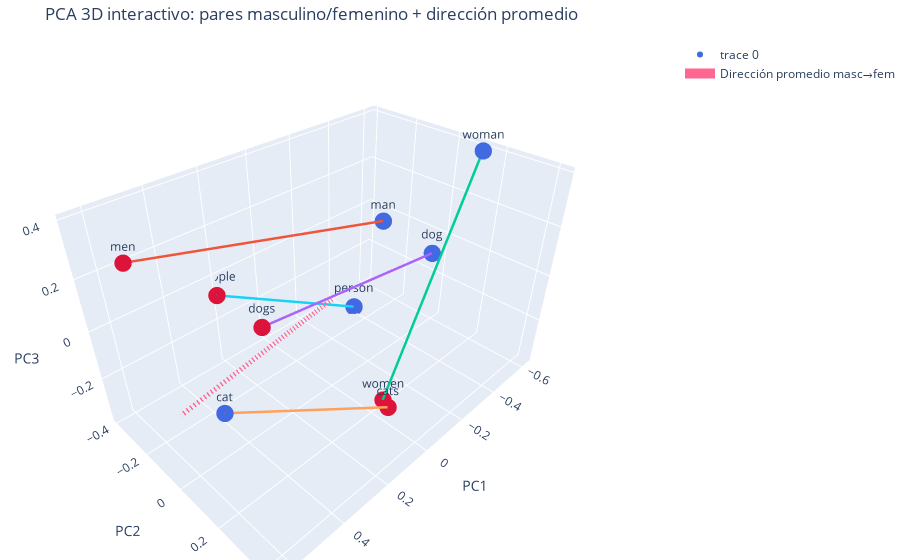

Notebook code for this chart:
### Code cell
# Colores por rol (masc/fem)
role = {}
for m, f in pairs_ok:
    role[m] = "male"
    role[f] = "female"

colors = ["royalblue" if role.get(w)=="male" else "crimson" for w in words]

fig = go.Figure()

# Puntos 3D
fig.add_trace(go.Scatter3d(
    x=Z[:,0], y=Z[:,1], z=Z[:,2],
    mode="markers+text",
    text=words,
    textposition="top center",
    marker=dict(size=6, color=colors),
    hovertext=[f"{w} ({role.get(w,'')})" for w in words],
    hoverinfo="text"
))

# Flechas por pareja (líneas mascul→femen)
word_to_xyz = {w: Z[i] for i, w in enumerate(words)}
for m, f in pairs_ok:
    p0 = word_to_xyz[m]
    p1 = word_to_xyz[f]
    fig.add_trace(go.Scatter3d(
        x=[p0[0], p1[0]],
        y=[p0[1], p1[1]],
        z=[p0[2], p1[2]],
        mode="lines",
        line=dict(width=5),
        hoverinfo="skip",
        showlegend=False
    ))

# Flecha global masculino→femenino desde el centro del cloud
center = Z.mean(axis=0)
scale = float(np.linalg.norm(Z.std(axis=0)) * 1.2)  # ajusta tamaño visual
end = center + unit(gender_dir_3d) * scale

fig.add_trace(go.Scatter3d(
    x=[center[0], end[0]],
    y=[center[1], end[1]],
    z=[center[2], end[2]],
    mode="lines",
    line=dict(width=10, dash="dash"),
    name="Dirección promedio masc→fem",
    hoverinfo="skip"
))

fig.update_layout(
    title="PCA 3D interactivo: pares masculino/femenino + dirección promedio",
    scene=dict(
        xaxis_title="PC1",
        yaxis_title="PC2",
        zaxis_title="PC3",
    ),
    margin=dict(l=0, r=0, t=40, b=0)
)

fig.show()

### Figure 1 — Plotly figure (JSON) as saved in the notebook; plotly's stock layout.template omitted (floating-point values rounded to 4 significant figures)
{"data": [{"hoverinfo": "text", "hovertext": ["man (male)", "men (female)", "woman (male)", "women (female)", "dog (male)", "dogs (female)", "cat (male)", "cats (female)", "person (male)", "people (female)"], "marker": {"color": ["royalblue", "crimson", "royalblue", "crimson", "royalblue", "crimson", "royalblue", "crimson", "royalblue", "crimson"], "size": 6}, "mode": "markers+text", "text": ["man", "men", "woman", "women", "dog", "dogs", "cat", "cats", "person", "people"], "textposition": "top center", "type": "scatter3d", "x": [-0.4559, 0.5991, -0.619, -0.01829, -0.3638, 0.2922, 0.5701, 0.1938, -0.4024, 0.2042], "y": [-0.1721, -0.2236, 0.1299, 0.2343, 0.1377, -0.01858, 0.1495, 0.4255, -0.2694, -0.3933], "z": [0.06382, 0.3109, 0.393, -0.3254, 0.08696, 0.02868, -0.02943, -0.07662, -0.3748, -0.07699]}, {"hoverinfo": "skip", "line": {"width": 5}, "mode": "lines", "showlegend": false, "type": "scatter3d", "x": [-0.4559, 0.5991], "y": [-0.1721, -0.2236], "z": [0.06382, 0.3109]}, {"hoverinfo": "skip", "line": {"width": 5}, "mode": "lines", "showlegend": false, "type": "scatter3d", "x": [-0.619, -0.01829], "y": [0.1299, 0.2343], "z": [0.393, -0.3254]}, {"hoverinfo": "skip", "line": {"width": 5}, "mode": "lines", "showlegend": false, "type": "scatter3d", "x": [-0.3638, 0.2922], "y": [0.1377, -0.01858], "z": [0.08696, 0.02868]}, {"hoverinfo": "skip", "line": {"width": 5}, "mode": "lines", "showlegend": false, "type": "scatter3d", "x": [0.5701, 0.1938], "y": [0.1495, 0.4255], "z": [-0.02943, -0.07662]}, {"hoverinfo": "skip", "line": {"width": 5}, "mode": "lines", "showlegend": false, "type": "scatter3d", "x": [-0.4024, 0.2042], "y": [-0.2694, -0.3933], "z": [-0.3748, -0.07699]}, {"hoverinfo": "skip", "line": {"dash": "dash", "width": 10}, "mode": "lines", "name": "Dirección promedio masc→fem", "type": "scatter3d", "x": [-1.192e-08, 0.6358], "y": [-1.192e-08, 0.02151], "z": [2.459e-08, -0.0828]}], "layout": {"margin": {"b": 0, "l": 0, "r": 0, "t": 40}, "scene": {"xaxis": {"title": {"text": "PC1"}}, "yaxis": {"title": {"text": "PC2"}}, "zaxis": {"title": {"text": "PC3"}}}, "title": {"text": "PCA 3D interactivo: pares masculino/femenino + dirección promedio"}}}
